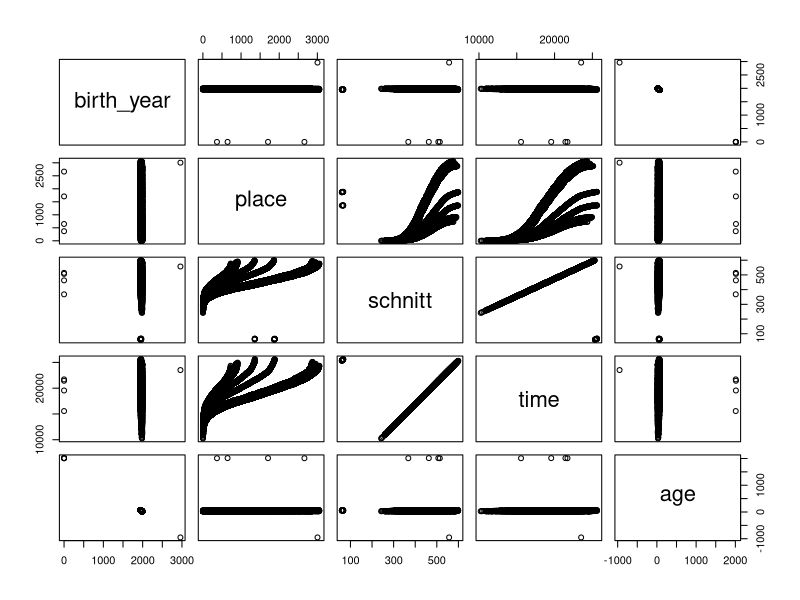
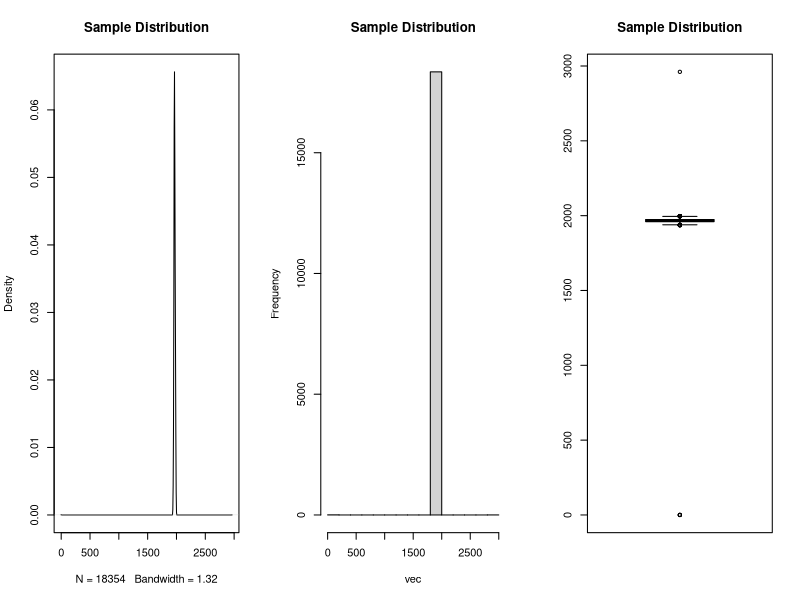
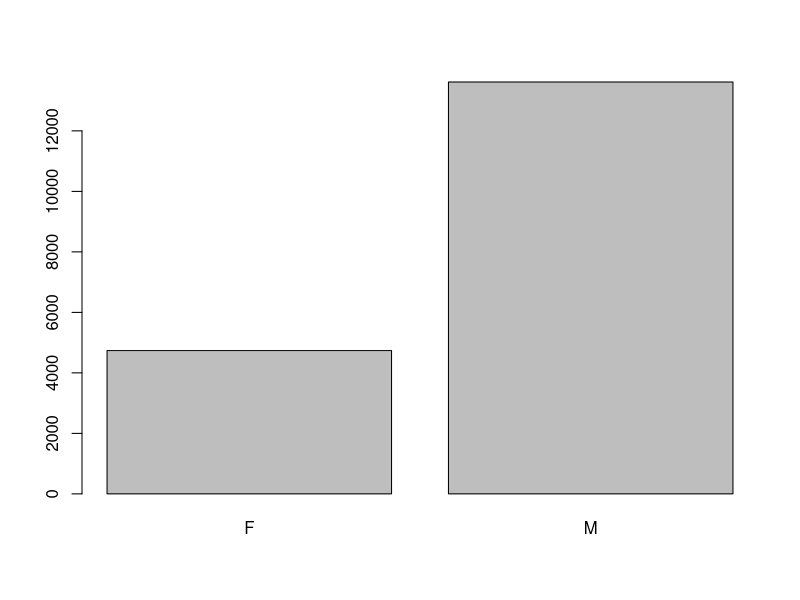
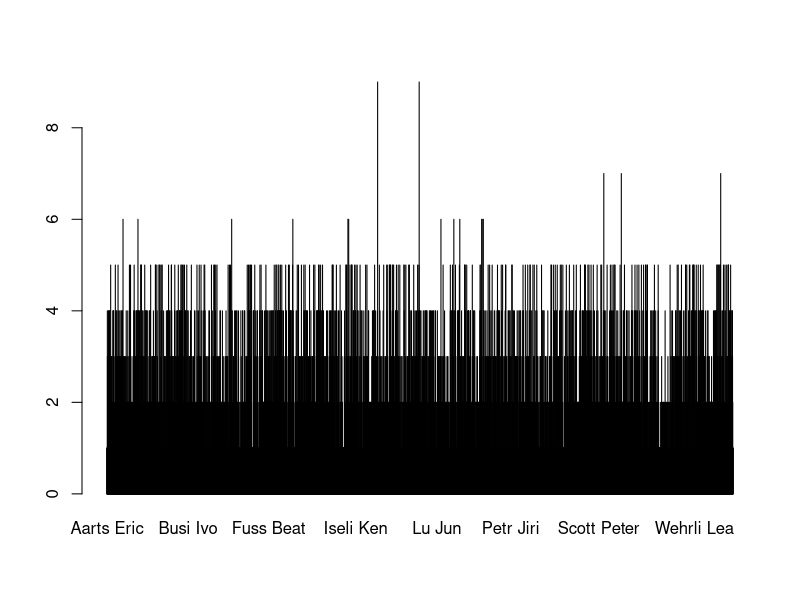
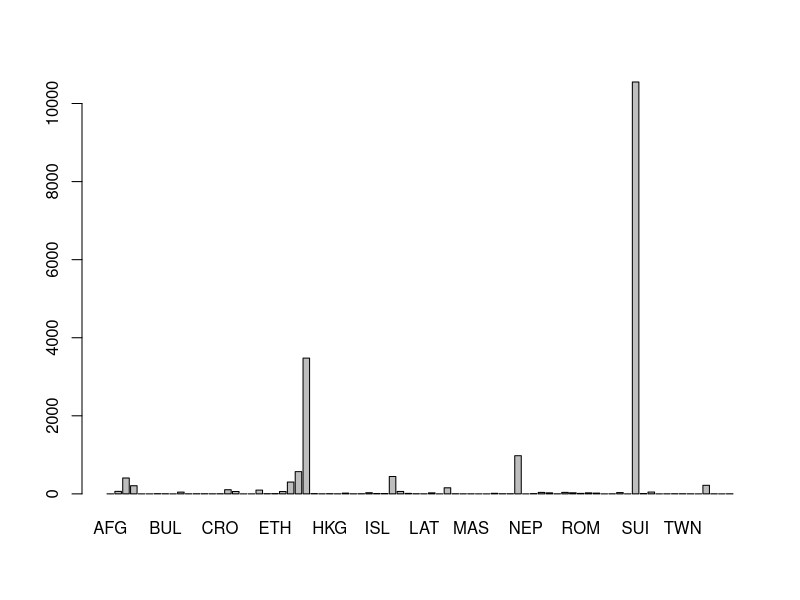
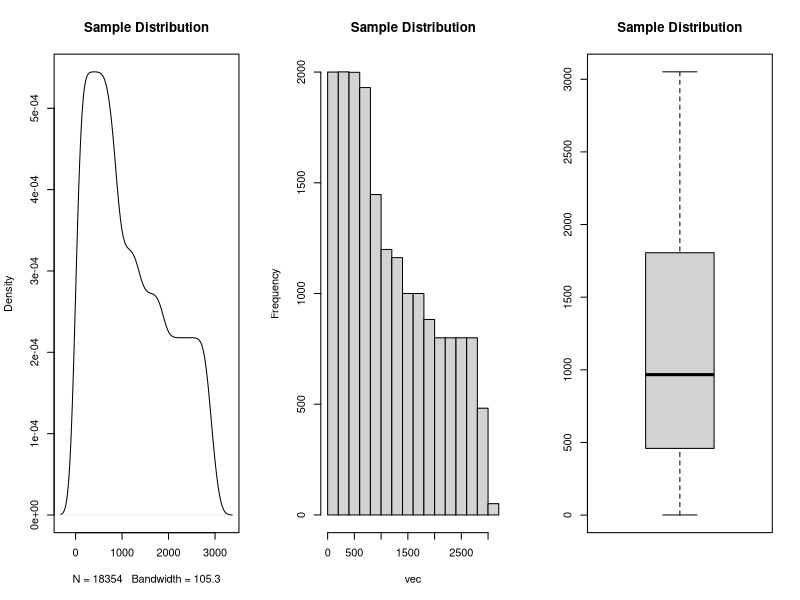
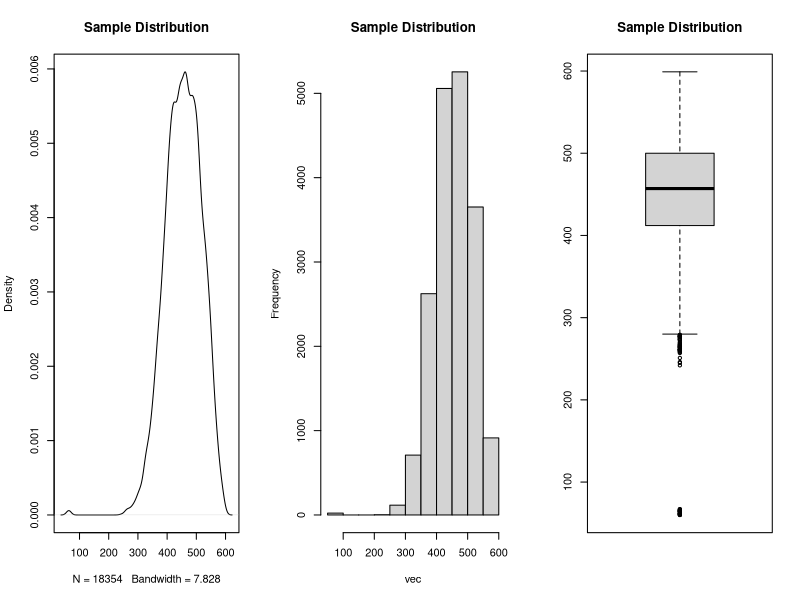
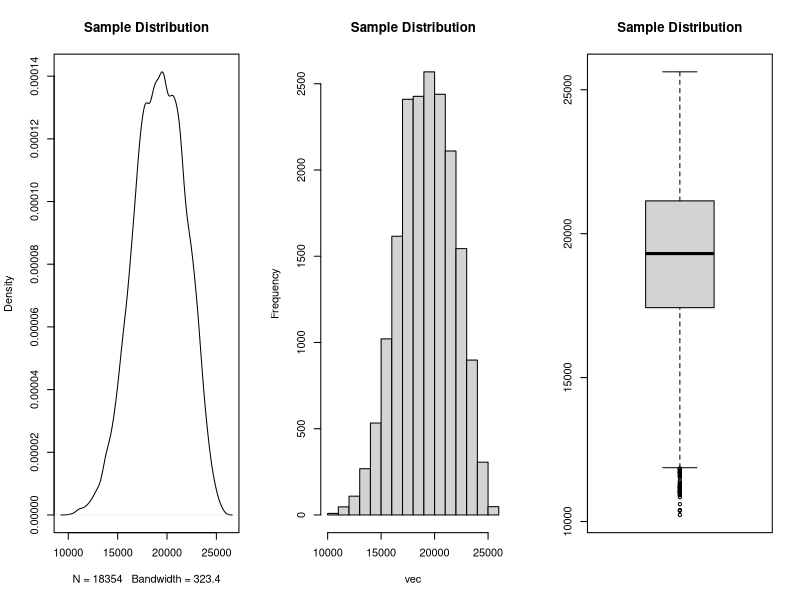

The R source for these figures, in order:
# David Richard Steinmetz
# Web scraping project
# NYC Data Science Academy
# Last modified: 2016-08-14



# Functions ---------------------------------------------------------------

# Investigate New Dataset
open_sesame <- function(data){
  print('----------------------Variables---------------------')
  print(names(data))
  print('----------------------Structure---------------------')
  str(data)
  print('------------------------Head------------------------')
  print(head(data))
  print('-----------------------Summary----------------------')
  print(summary(data))
  print('-----------------Standard Deviation-----------------')
  num <- sapply(data, class) %in% c('integer','numeric')
  print(sapply(data[num], sd))
  # ----------------------Missingness------------------------
  print('----------------------Total NAs---------------------')
  total_na <- sum(is.na(data))
  if (total_na > 0){
    print(total_na)
  } else {
    print('No missing values')
  }
  print('-------------------Columns with NAs-----------------')
  if (total_na > 0){
    print(names(heptathlon)[colSums(is.na(head(heptathlon))) > 0])
  } else {
    print('No missing values')
  }
  # ---------------Plot pairwise variables-------------------
  plot(data[,num])
}

# Univariate EDA
uni_eda <- function(vec){
  # Clean
  vec <- vec[!is.na(vec)]
  # SOCS - Shape, Outliers, Center, Spread
  if (class(vec) %in% c('integer', 'numeric')) {
    par(mfcol=c(3,1), mfrow=c(1,3))
    plot(density(vec), main='Sample Distribution') # Shape
    hist(vec, main='Sample Distribution') # Shape
    boxplot(vec, main='Sample Distribution') # Outliers
    par(mfcol=c(1,1), mfrow=c(1,1))
    print(summary(vec)) # Center, Spread
    print(paste('Standard deviation:', round(sd(vec),4))) # Spread
    print(paste('Variance:', round(var(vec),4))) # Spread
  } else if (class(vec) %in% c('factor', 'character')) {
    barplot(table(vec)) # Shape
    print(table(vec)) # Shape
    print(summary(vec)) # Center
  }
}

# Wait for Enter keystroke to continue function
readkey <- function()
{
  cat ("Press [enter] to continue, type 'q' to quit")
  line <- readline()
}

# Uni_eda for all columns in a data table
uni <- function(df){
  if (is.data.frame(df)){
    for (col in 1:length(df)) {
      uni_eda(as.vector(df[[col]]))
      print(paste('Variable name:', names(df)[col]))
      if(readkey() == 'q') break
    }
  } else {
    print('Error: Not a data frame')
  }
}


# EDA ---------------------------------------------------------------------

# Load libraries
library(data.table)

# Load data
setwd('D:/Projects/DataScienceBootcamp/23_Project3_Web_Scraping/02_Selfgen/')
dt <- fread('data.csv')

# Transform data
dt[, gender:=as.factor(gender)]
dt[, nat:=as.factor(nat)]
dt[, year:=as.factor(year)]
df = as.data.frame(dt)

# Investigate new dataset
open_sesame(df)


# Univariate EDA
uni(dt)


# Bivariate EDA
isnum = sapply(df, class) %in% c('integer', 'numeric')
library(corrplot)
cor(df[,isnum])
corrplot(cor(df[,isnum]))
plot(df[1:100,])



# Investigate and Clean Outliers ------------------------------------------

# birth_year
dt[birth_year==0]  # View 
dt[birth_year==0, birth_year:=NA]  # All values were missing in the results
dt[is.na(birth_year)]  # View

# nat
dt[nat=='NON']  # View
dt[nat=='NON', nat:=NA]  # All values were missing in the results
dt[is.na(nat)]

# age
dt[age<0]  # View 
dt <- dt[-which(dt$age<0),]  # One falsely read row
dt[age<0]  # View that it's empty
dt[age>100]  # View
dt[age>100, age:=NA]  # Miscalculations due to missing birth_year
dt[age>100]
uni_eda(dt[['age']])  # View new age distribution


# write to file
saveRDS(dt, file='data_clean.RDS')


